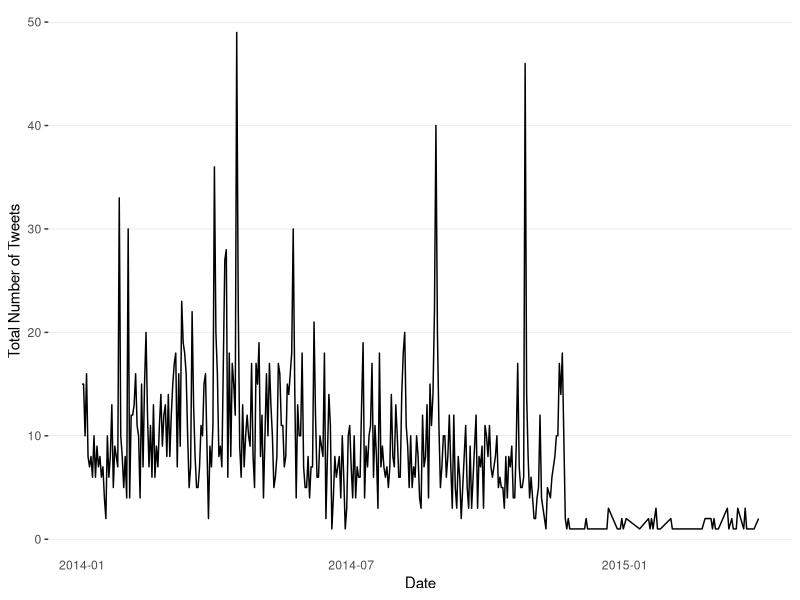
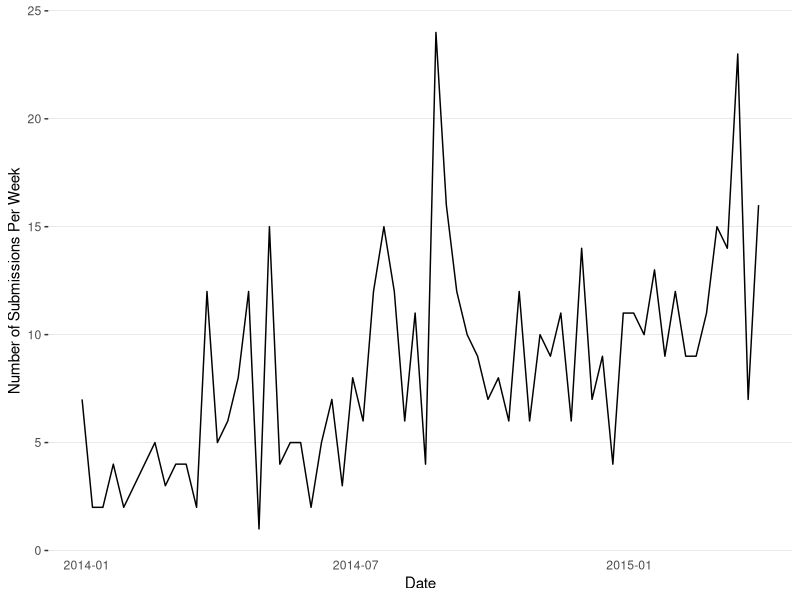
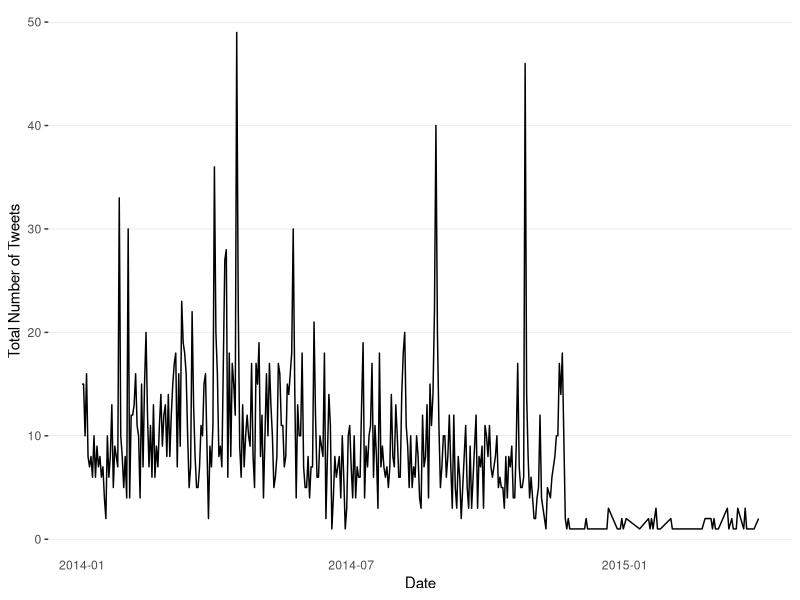
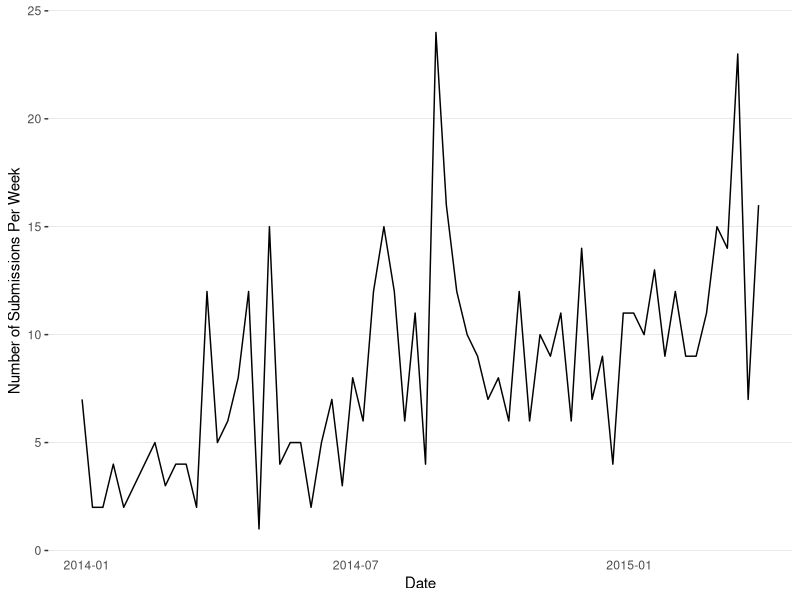

These charts were generated, in order, by the following R code:
## ---- chunk 1
library(ggplot2)
df <- read.csv("fp.csv", stringsAsFactors=F, skip=1)
df$Date <- as.Date(df$Date, format="%m/%d/%Y")
df <- df[527:nrow(df),]
ggplot(df) + geom_line(aes(x=Date, y=Total.Result)) + ylab("Total Number of Tweets") + 
  theme(axis.ticks.x=element_blank(), 
                   panel.grid.major.x = element_blank(), 
                   panel.grid.minor.x = element_blank(), 
                   panel.grid.minor.y = element_blank(), 
                   panel.background=element_blank(), 
                   panel.grid.major.y=element_line(colour="gray", size=.1), 
                   legend.position="none") 
ggsave("Total_tweets_plot.jpg")
## ---- chunk 2
library(lubridate)
df <- read.csv("submissions.csv", stringsAsFactors=F)
df$Created.At <- substring(df$Created.At, 1, 10)
df$date <- as.Date(df$Created.At, format="%Y-%m-%d")
df$week_num <- format(df$date, format="%Y-%W")
df$week_num2 <- floor_date(df$date, "week")
tab <- table(df$week_num2)
df2 <- data.frame(date=names(tab), count=as.numeric(tab))
df2$date <- as.Date(df2$date, format="%Y-%m-%d")
df2 <- df2[40:nrow(df2)-1,]
ggplot(df2) + geom_line(aes(x=date, y=count)) + xlab("Date") + ylab("Number of Submissions Per Week") +
  theme(axis.ticks.x=element_blank(), 
                   panel.grid.major.x = element_blank(), 
                   panel.grid.minor.x = element_blank(), 
                   panel.grid.minor.y = element_blank(), 
                   panel.background=element_blank(), 
                   panel.grid.major.y=element_line(colour="gray", size=.1), 
                   legend.position="none") 
ggsave("Submissions_count_plot.jpg")

